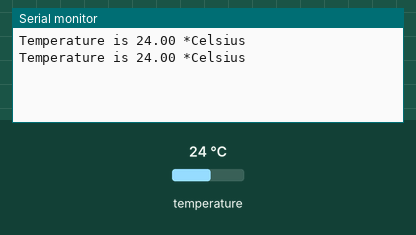
Simulated run of this sketch. Board: Arduino Uno, built with avr-gcc and run on an emulated ATmega328P. Parts: the last lines printed to the serial monitor. Inputs (shaded band) come from the test bench; at power-on: temperature 24 °C.

Above: at 2.3 s.
2.4 s: temperature set to 12 °C
At 2.4 s:
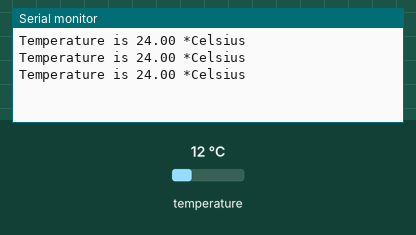
3.9 s: temperature set to 19 °C
At 3.9 s:
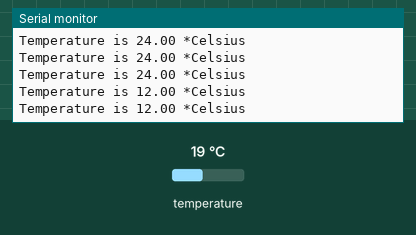
Timing chart, 0 to 6.9 s (numbered marks = the images above; inputs shaded):
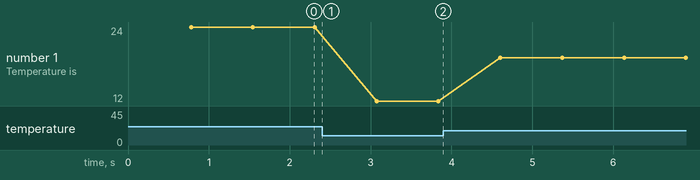

Measured:
- plotted number 1: 24 → 12 after the input at 2.4 s, 12 → 19 after the input at 3.9 s

The sketch:

Ds18b20.ino
```cpp
#include <OneWire.h>
#include <DallasTemperature.h>

int Temp_sens_pin = A1;    //declare a variable to store Temperature sensor pin value

OneWire  oneWire(Temp_sens_pin); //create an instance to use OneWire library
DallasTemperature sensors(&oneWire); // Create an instance to use DallasTemperature library

void setup()
{
  Serial.begin(115200);           //start serial comm. at 9600 baud rate
  sensors.begin();
}

void loop()
{
  sensors.requestTemperatures(); // Send the command to get temperatures
  float Res = sensors.getTempCByIndex(0); // You can have more than one IC on the same bus.  // 0 refers to the first IC on the wire
  Serial.print("Temperature is "); // print the message on serial monitor.
  Serial.print(Res);               // print the message on serial monitor.
  Serial.println(" *Celsius");     // print the message on serial monitor.

}
```
